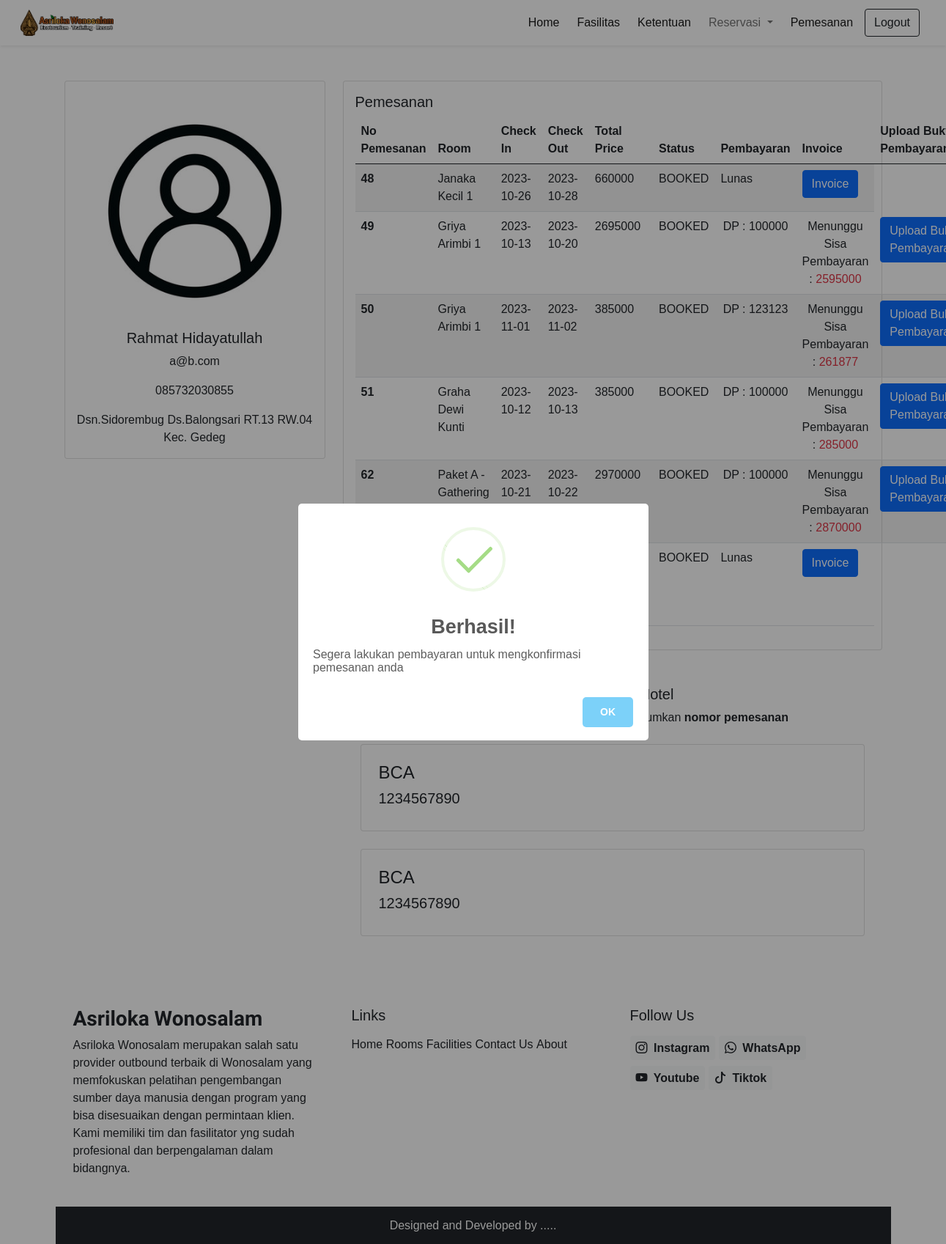
Page /pemesanan.php (signed in) on the committed database.
### tables this page shows
CREATE TABLE `booking` (
  `id` int(11) NOT NULL,
  `userId` int(11) DEFAULT NULL,
  `checkIn` datetime(3) NOT NULL,
  `checkOut` datetime(3) NOT NULL,
  `roomId` int(11) DEFAULT NULL,
  `status` enum('BOOKED','PAYED','CHECKEDIN','CHECKEDOUT','CANCELLED') DEFAULT 'BOOKED',
  `totalPrice` int(50) NOT NULL,
  `bundlingId` int(11) DEFAULT NULL,
  `paymentMethod` enum('DP','FULL') DEFAULT NULL,
  `userPayed` int(50) DEFAULT NULL,
  `pictureId` int(11) DEFAULT NULL,
  `capacity` int(11) DEFAULT NULL
);

### app/core/Database.php (called while the page is built, shortened)
<?php
class Database
{
    private $host = DB_HOST;
    private $db_name = DB_NAME;
    public function __construct()
    {
        $dsn = 'mysql:host=' . $this->host . ';dbname=' . $this->db_name;
        $option = [
            PDO::ATTR_PERSISTENT => true,
            PDO::ATTR_ERRMODE => PDO::ERRMODE_EXCEPTION
        ];
    }
}

### lib/db.php (called while the page is built, shortened)
<?php
function select($sql, $values, $datatypes)
{
    $conn = $GLOBALS['conn'];
    $auth['success'] = true;
    if ($auth['success']) {
        if ($stmt = mysqli_prepare($conn, $sql)) {
            mysqli_stmt_bind_param($stmt, $datatypes, ...$values);
            if (mysqli_stmt_execute($stmt)) {
                $res = mysqli_stmt_get_result($stmt);
                return $res;
            } else {
                mysqli_stmt_close($stmt);
                die("Query cannot be executed - Select");
            }
        } else {
            die("Query cannot be prepared - Select");
        }
    } else {
        die("Unauthorized User");
    }
}
?>

### pemesanan.php (the view, shortened to what this page needs)
<!DOCTYPE html>
<html lang="en">
<head>
    <?php require('./admin/inc/links.php'); ?>
</head>
<body>
    <?php require('./inc/header.php'); ?>
    <div class="container mt-5">
        <div class="row">
            <div class="col-md-4  mx-auto">
                <div class="card">
                    <div class="card-body text-center">
                        <?php
                        if (isset($_SESSION['data'])) {
                            if ($user['picture'] != null || $user['picture'] != '') {
                                echo "<img src='assets/images/user/$user[picture]' class='card-img-top' alt='...'>";
                            } else {
                                echo "<img src='assets/images/user/default.jpg' class='card-img-top' alt='...'>";
                            }
                            echo "<h5 class='card-title'>$user[name]</h5>";
                            echo "<p class='card-text'>$user[email]</p>";
                            echo "<p class='card-text'>$user[phone]</p>";
                            echo "<p class='card-text'>$user[address]</p>";
                        } else {
                            echo "<h5 class='text-center'>Silahkan login terlebih dahulu</h5>";
                        }
                        ?>
                    </div>
                </div>
            </div>
            <div class="col-md-8">
                <div class="card">
                    <div class="card-body">
                        <?php
                        if (isset($_SESSION['data'])) {
                            echo "<h5 class='card-title'>Pemesanan</h5>";
                            $sql = "SELECT * FROM booking WHERE userId = ?";
                            $res = select($sql, [$user['id']], 'i');
                            $booking = [];
                            while ($row = mysqli_fetch_assoc($res)) {
                                $booking[] = $row;
                            }
                            if (count($booking) != 0) {
                                foreach ($booking as $key => $value) {
                                    if ($value['roomId'] == null) {
                                        $sql = "SELECT * FROM bundling WHERE id = ?";
                                        $res = select($sql, [$value['bundlingId']], 'i');
                                        while ($row = mysqli_fetch_assoc($res)) {
                                            $room[] = $row;
                                        }
                                    } else {
                                        $sql = "SELECT * FROM room WHERE id = ?";
                                        $res = select($sql, [$value['roomId']], 'i');
                                        while ($row = mysqli_fetch_assoc($res)) {
                                            $room[] = $row;
                                        }
                                    }
                                }
                            }
                            $html = "<table class='table table-striped'>";
                            $html .= "<thead>";
                            $html .= "<tr>";
                            $html .= "<th style='width: 10px;'>No Pemesanan</th>";
                            $html .= "<th scope='col'>Room</th>";
                            $html .= "<th scope='col'>Check In</th>";
                            $html .= "<th scope='col'>Check Out</th>";
                            $html .= "<th scope='col'>Total Price</th>";
                            $html .= "<th scope='col'>Status</th>";
                            $html .= "<th scope='col'>Pembayaran</th>";
                            $html .= "<th scope='col'>Invoice</th>";
                            $html .= "<th scope='col'>Upload Bukti Pembayaran</th>";
                            $html .= "</tr>";
                            $html .= "</thead>";
                            $html .= "<tbody>";
                            foreach ($booking as $key => $value) {
                                $html .= "<tr>";
                                $html .= " <th scope='row'>$value[id]</th>";
                                $html .= "<td>";
                                foreach ($room as $k => $v) {
                                    if ($v['id'] == $value['roomId']) {
                                        $html .= "$v[name]";
                                        break;
                                    }
                                    if ($v['id'] == $value['bundlingId']) {
                                        $html .= "$v[name]";
                                        break;
                                    }
                                }
                                $html .= "<td>" . date('Y-m-d', strtotime($value['checkIn'])) . "</td>";
                                $html .= "<td>" . date('Y-m-d', strtotime($value['checkOut'])) . "</td>";
                                $html .= "<td>$value[totalPrice]</td>";
                                $html .= "<td>$value[status]</td>";
                                $html .= "<td>";
                                if ($value['paymentMethod'] == 'DP') {
                                    $html .= "<div class='text-center'>";
                                    $html .= "DP : $value[userPayed] <br>";
                                    $html .= "</div>";
                                } else {
                                    $html .= "<span>Lunas</span>";
                                }
                                if ($value['status'] == 'BOOKED' && $value['paymentMethod'] == 'DP') {
                                    $html .= "<td><div class='text-center'><div>";
                                    $html .= "Menunggu Sisa Pembayaran :";
                                    $html .= "<span class='text-danger'> ";
                                    $html .= $value['totalPrice'] - $value['userPayed'];
                                    $html .= "</span>";
                                    $html .= "</div></div></td>";
                                } else if ($value['status'] == 'CANCELLED') {
                                    $html .= "<td><div class='text-center'><div>";
                                    $html .= "Pemesanan Dibatalkan";
                                    $html .= "</div></div></td>";
                                } else if ($value['status'] == 'CHECKEDIN') {
                                    $html .= "<td><div class='text-center'><div>";
                                    $html .= "Check In";
                                    $html .= "</div></div></td>";
                                } else if ($value['status'] == 'CHECKEDOUT') {
                                    $html .= "<td><div class='text-center'><div>";
                                    $html .= "Check Out";
                                    $html .= "</div></div></td>";
                                } else {
                                    $html .= "<td><a href='invoice.php?booking_id=$value[id]&user_id=$user[id]&room_id=$value[roomId]&check_in=$value[checkIn]&check_out=$value[checkOut]&bundling_id=$value[bundlingId]&number_of_people=$value[capacity]' class='btn btn-primary'>Invoice</a></td>";
                                }
                                if ($value['status'] == 'BOOKED' && $value['paymentMethod'] == 'DP') {
                                    $html .= "<td><button type='button' class='btn btn-primary' data-bs-toggle='modal' data-bs-target='#uploadBuktiPembayaran' data-bs-id='$value[id]'>Upload Bukti Pembayaran</button></td>";
                                }
                                $html .= "</tr>";
                            }
                            $html .= "</tbody>";
                            $html .= "</table>";
                            echo $html;
                        }
                        ?>
                    </div>
                </div>
                <div </div>
                    <?php
                    if (isset($_SESSION['data'])) {
                        echo "<h5 class='text-center mt-5'>No Rekening Hotel</h5>";
                        echo "<span class='pl-5'>Transfer ke nomor rekening <strong>di bawah ini</strong></span>";
                        echo "<span class='pl-5'>Dengan mencantumkan <strong>nomor pemesanan</strong></span>";
                        echo "<div class='card m-4 p-4'>";
                        echo "<h4>BCA</h4>";
                        echo "<h5>1234567890</h5>";
                        echo "</div>";
                        echo "<div class='card m-4 p-4'>";
                        echo "<h4>BCA</h4>";
                        echo "<h5>1234567890</h5>";
                        echo "</div>";
                    }
                    ?>
                </div>
            </div>
</body>
<?php
if (isset($_SESSION['data'])) {
    require('./inc/footer.php');
}
?>
</html>

### admin/css/common.css (style rules this page uses)
:root { --teal: #2ec1ac; --teal_hover: #279e8c; }
* { font-family: 'Poppings', sans-serif; }

### rows in the picture
booking: id "48", value "Janaka Kecil 1", checkIn "2023-10-26", checkOut "2023-10-28", totalPrice "660000", status "BOOKED", paymentMethod "Lunas"
booking: id "49", value "Griya Arimbi 1", checkIn "2023-10-13", checkOut "2023-10-20", totalPrice "2695000", status "BOOKED", userPayed "100000", status+paymentMethod "Menunggu Sisa Pembayaran : 2595000"
booking: id "50", value "Griya Arimbi 1", checkIn "2023-11-01", checkOut "2023-11-02", totalPrice "385000", status "BOOKED", userPayed "123123", status+paymentMethod "Menunggu Sisa Pembayaran : 261877"
booking: id "51", value "Graha Dewi Kunti", checkIn "2023-10-12", checkOut "2023-10-13", totalPrice "385000", status "BOOKED", userPayed "100000", status+paymentMethod "Menunggu Sisa Pembayaran : 285000"
booking: id "62", value "Paket A - Gathering…", checkIn "2023-10-21", checkOut "2023-10-22", totalPrice "2970000", status "BOOKED", userPayed "100000", status+paymentMethod "Menunggu Sisa Pembayaran : 2870000"
booking: status "BOOKED", paymentMethod "Lunas"

### other values in the picture
$user[name] "Rahmat Hidayatullah"
$user[email] "a@b.com"
$user[phone] "085732030855"
$user[address] "Dsn.Sidorembug Ds.Balongsari RT.13 RW.04 Kec. Gedeg"
